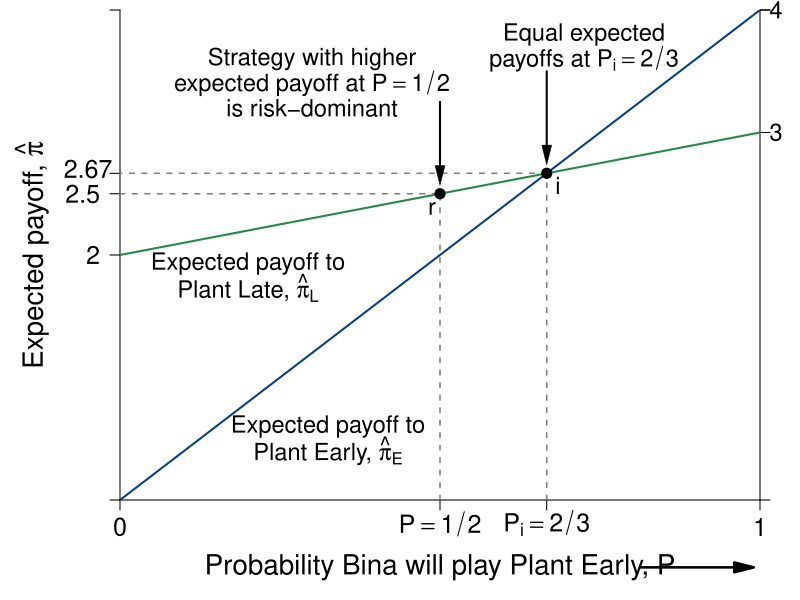

Reproduce this figure in R.
#Graph Designer: Simon Halliday
#Authors: Bowles, Foley and Halliday
#Title: Coordination, Conflict and Competition: A Text in Microeconomics
library(shape)
#require(plotrix)
pdf(file = "people/palanpur_risk_dom_bina.pdf", width = 8, height = 6)

#Set parameters for graphics
axislabelsize <- 1.5
axistitlesize <- 1.7
labelsize <- 1.4
graphlinewidth <- 2
segmentlinewidth <- 1.5

COL <- c("#7fc97f", "#beaed4", "#fdc086", "#ffff99", "#386cb0", "#f0027f", "#bf5b17", "#666666")
COLA <- c("#e0f3db", "#99d8c9","#66c2a4","#41ae76", "#238b45", "#005824")
COLB <- c("#4eb3d3", "#2b8cbe", "#0868ac","#084081")
grays <- gray.colors(25, start = 1, end = 0)

#Edited the margins to cater for the larger LHS labels
par(mar =  c(5, 6, 0.5, 2))

#proportion of wealth functions

expected_late <- function(x){
  20 + 0.25*x
}

expected_early <- function(x){
  x
}


#Add limits on axes and levels of utility for each function 
ylims <- c(0, 40)
xlims <- c(0, 40)

npts <- 501 
x <- seq(xlims[1], xlims[2], length.out = npts)
y <- seq(ylims[1], ylims[2], length.out = npts) 

plot(0, 0, xlim = xlims, ylim = ylims, type = "n",
     xlab = expression(paste("")),
     ylab = expression(paste("")), 
     xaxt = "n", 
     yaxt = "n", 
     cex.lab = axislabelsize, 
     bty = "n", 
     xaxs="i", 
     yaxs="i"
)

#x and y limits with plain axes without ticks/numbers to match previous graph; y axes on both sides

ticksx <- c(0, 20, 26.67, 40)
xlabels <- c(0, expression(paste(P == 1/2)),expression(paste(P[i] == 2/3)), 1)
ticksy <- c(ylims[1], 20, expected_late(20), expected_late(26.67), ylims[2])
ylabels <- c(NA, 2, 2.5, 2.67, NA)
ticksy2 <- c(ylims[1], 30, 40, ylims[2])
ylabels2 <- seq(from = 0, to = ylims[2], by = 10)


axis(1, at = ticksx,  pos = 0, labels = xlabels, cex.axis = axislabelsize)
axis(2, at = ticksy,  pos = 0, labels = ylabels, las = 1, cex.axis = axislabelsize)
axis(4, at = ticksy2, pos = xlims[2], labels = FALSE, las = 1)


npts <- 503 
xx1 <- seq(xlims[1], xlims[2], length.out = npts)
xx2 <- seq(0, xlims[2], length.out = npts)
xx3 <- seq(xlims[1], 0, length.out = npts)
xx4 <- seq(-11, 0, length.out = npts)

#Axis labels and draw linear utility functions
text(xlims[2]*0.5, -5.5, expression(paste("Probability Bina will Plant Early, P")), xpd = TRUE, cex = axistitlesize)
text(-5.5, 0.5*ylims[2], expression(paste("Expected payoff, ", hat(pi))), xpd = TRUE, cex = axistitlesize, srt = 90) 


text(41, ylims[2], expression(paste(4)), xpd = TRUE, cex = labelsize) 
text(41, 0.75*ylims[2], expression(paste(3)), xpd = TRUE, cex = labelsize) 

text(-2, 27, expression(paste(2.67)), xpd = TRUE, cex = axislabelsize) 

lines(xx1, expected_early(xx1), col = COLB[4], lwd = graphlinewidth)
lines(xx1, expected_late(xx1), col = COLA[5], lwd = graphlinewidth)

#Label points on line

text(20 - 0.5, expected_late(20) - 1.2, expression(paste(r)), cex = labelsize)
segments(20, 0, 20, expected_late(20), lty = 2, col = grays[20], lwd = segmentlinewidth)
segments(0, expected_late(20), 20, expected_late(20), lty = 2, col = grays[20], lwd = segmentlinewidth)
points(20, expected_late(20), pch = 16, col = "black", cex = 1.5)

text(26.67 + 0.7, expected_early(26.67) - 1, expression(paste(i)), cex = labelsize)
segments(26.67, expected_early(26.67), 0, expected_early(26.67), lty = 2, col = grays[20], lwd = segmentlinewidth)
segments(26.67, 0, expected_early(26.67), 26.67, lty = 2, col = grays[20], lwd = segmentlinewidth)
points(26.67, expected_early(26.67), pch = 16, col = "black", cex = 1.5)

# text(33 + 0.7, 7 + 0.7, expression(paste("h")), cex = labelsize)
# segments(33, 7, 0, 7, lty = 2, col = "gray", lwd = segmentlinewidth)
# points(33, 7, pch = 16, col = "black", cex = 1.5)


#Label relevant points on axes
text(8, 19.3, expression(paste("Expected payoff to")), xpd = TRUE, cex = labelsize)
text(8, 17.3, expression(paste("Plant Late, ", hat(pi)[L])), xpd = TRUE, cex = labelsize)

text(13, 6, expression(paste("Expected payoff to")), xpd = TRUE, cex = labelsize)
text(13, 4, expression(paste("Plant Early, ", hat(pi)[E])),  xpd = TRUE, cex = labelsize)

#Axis arrow
Arrows(33, -5.5, 39, -5.5, col = "black", lty = 1, lwd = 2.5, arr.type = "triangle", xpd = TRUE)
#arrows(33, -5, 39, -5, xpd = TRUE, length=0.1,angle=40,lwd=3)

#Risk Dominant Strategy
text(12, 36, expression(paste("Strategy with higher")), xpd = TRUE, cex = labelsize)
text(12, 34, expression(paste("expected payoff at ", P == 1/2)), xpd = TRUE, cex = labelsize)
text(12, 32, expression(paste("is risk-dominant")), xpd = TRUE, cex = labelsize)
Arrows(20, 32.5, 20, expected_late(20) + 1.5, col = "black", lty = 1, lwd = 2, code = 2, arr.type = "triangle", arr.lwd = 0.5)

#Equal expected payoffs
text(29, 38, expression(paste("Equal expected")), xpd = TRUE, cex = labelsize)
text(29, 36, expression(paste("payoffs at ", P[i] == 2/3)), xpd = TRUE, cex = labelsize)
Arrows(26.67, 35, 26.67, expected_late(26.67) + 1.5, col = "black", lty = 1, lwd = 2, code = 2, arr.type = "triangle", arr.lwd = 0.5)

dev.off()
